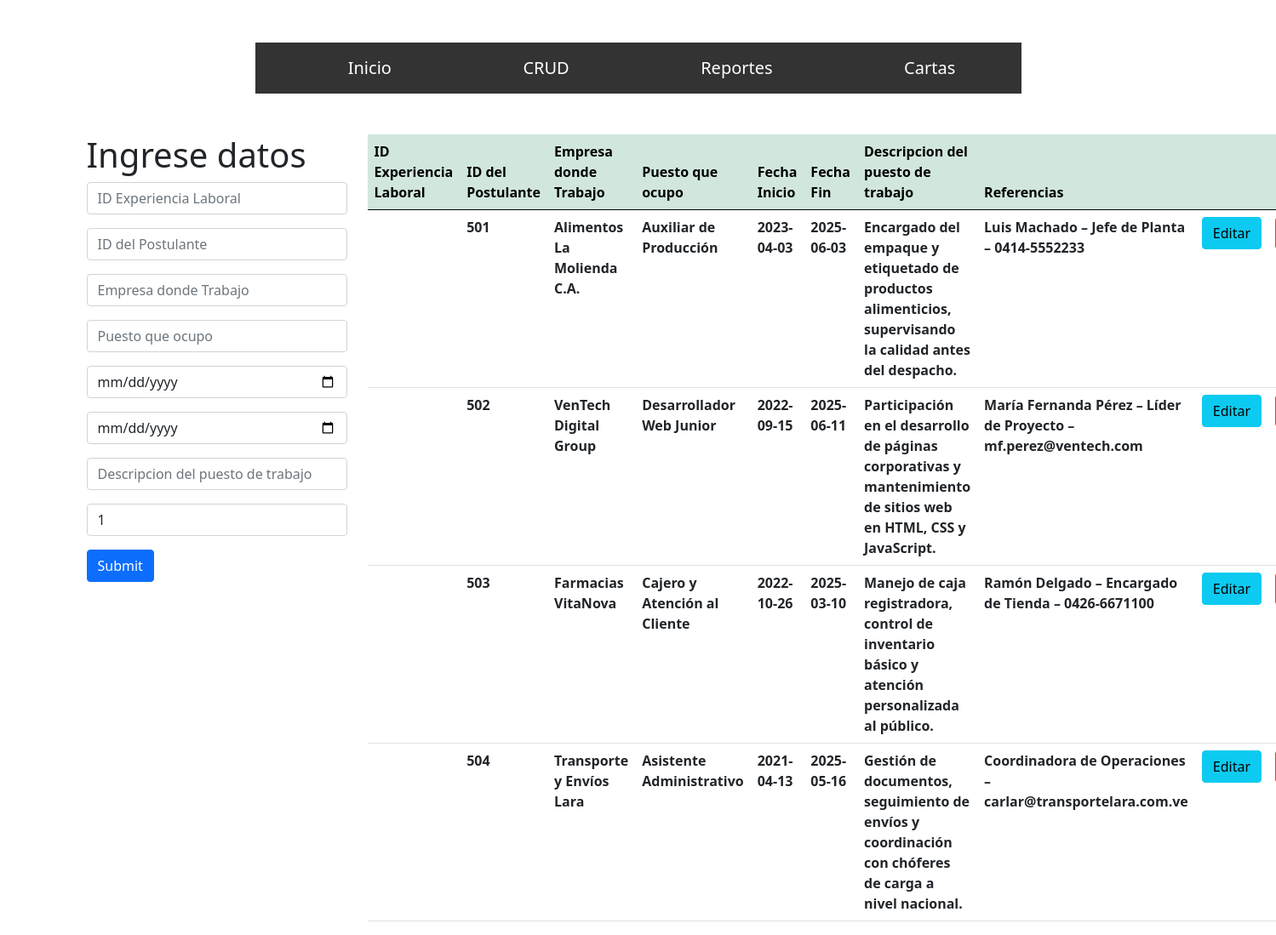
The app's page /entidades/experiencia_laboral/experiencia_laboral.php with its own data.
### tables this page shows
CREATE TABLE `experiencia_laboral` (
  `ID_expeLa` int(11) NOT NULL,
  `ID_postulante` int(11) NOT NULL,
  `Empresa_expeLa` varchar(255) NOT NULL,
  `Cargo_expeLa` varchar(255) NOT NULL,
  `Fecha_inicio_expeLa` date NOT NULL,
  `Fecha_fin_expeLa` date NOT NULL,
  `Descripcion_expeLa` text NOT NULL,
  `Referencia_expeLa` text NOT NULL
);

### entidades/experiencia_laboral/experiencia_laboral.php (the view, shortened to what this page needs)
<?php
    $con=conectar();
    $sql="SELECT *  FROM experiencia_laboral";
    $query=mysqli_query($con,$sql);
?>
<!DOCTYPE html>
<html lang="es">
    <head>
        <link href="stylo.css" rel="stylesheet">
        <link href="https://cdn.jsdelivr.net/npm/bootstrap@5.0.0-beta1/dist/css/bootstrap.min.css" rel="stylesheet">
    </head>
    <body>
    <nav class="nave">
            <ul class="menu_horizontal">
                <li> <a href="http://localhost/Empresa%20HG/principal_pag/paginaMain.php">Inicio</a> </li>
                <li>
                    <a href="http://localhost/Empresa%20HG/principal_pag/paginaMain.php">CRUD</a>
                </li>
                <li>
                    <a href="http://localhost/Empresa%20HG/principal_pag/paginaMain.php">Reportes</a>
                </li>
                <li>
                    <a href="http://localhost/Empresa%20HG/principal_pag/paginaMain.php">Cartas</a>
                </li>
            </ul>
         </nav>
            <div class="container mt-5">
                    <div class="row">
                        <div class="col-md-3">
                            <h1>Ingrese datos</h1>
                                <form action="insertar.php" method="POST">
                                    <input type="number" class="form-control mb-3" name="ID_expeLa" placeholder="ID Experiencia Laboral">
                                    <input type="number" class="form-control mb-3" name="ID_postulante" placeholder="ID del Postulante">
                                    <input type="text" class="form-control mb-3" name="Empresa_expeLa" placeholder="Empresa donde Trabajo">
                                    <input type="text" class="form-control mb-3" name="Cargo_expeLa" placeholder="Puesto que ocupo">
                                    <input type="date" class="form-control mb-3" name="Fecha_inicio_expeLa" placeholder="Fecha Inicio">
                                    <input type="date" class="form-control mb-3" name="Fecha_fin_expeLa" placeholder="Fecha Fin">
                                    <input type="text" class="form-control mb-3" name="Descripcion_expeLa" placeholder="Descripcion del puesto de trabajo">
                                    <input type="text" class="form-control mb-3" name="Referencia_expeLa" value="1" placeholder="Referencias">
                                    <input type="submit" class="btn btn-primary">
                                </form>
                        </div>
                        <div class="col-md-8">
                            <table class="table" >
                                <thead class="table-success table-striped" >
                                    <tr>
                                        <th>ID Experiencia Laboral</th>
                                        <th>ID del Postulante</th>
                                        <th>Empresa donde Trabajo</th>
                                        <th>Puesto que ocupo</th>
                                        <th>Fecha Inicio</th>
                                        <th>Fecha Fin</th>
                                        <th>Descripcion del puesto de trabajo</th>
                                        <th>Referencias</th>
                                        <th></th>
                                        <th></th>
                                    </tr>
                                </thead>
                                <tbody>
                                        <?php
                                            while($row=mysqli_fetch_array($query)){
                                        ?>
                                            <tr>
                                                <th><?php  echo $row['ID_expeLa"']?></th>
                                                <th><?php  echo $row['ID_postulante']?></th>
                                                <th><?php  echo $row['Empresa_expeLa']?></th>
                                                <th><?php  echo $row['Cargo_expeLa']?></th>
                                                <th><?php  echo $row['Fecha_inicio_expeLa']?></th>
                                                <th><?php  echo $row['Fecha_fin_expeLa']?></th>
                                                <th><?php  echo $row['Descripcion_expeLa']?></th>
                                                <th><?php  echo $row['Referencia_expeLa']?></th>
                                                <th><a href="actualizar.php?id=<?php echo $row['ID_expeLa"'] ?>" class="btn btn-info">Editar</a></th>
                                                <th><a href="delete.php?id=<?php echo $row['ID_expeLa"'] ?>" class="btn btn-danger">Eliminar</a></th>
                                            </tr>
                                        <?php
                                            }
                                        ?>
                                </tbody>
                            </table>
                        </div>
                    </div>
            </div>
    </body>
</html>

### entidades/experiencia_laboral/stylo.css (style rules this page uses)
* { margin: 0; padding: 0; box-sizing: border-box; }
.nave { max-width: 900px; margin:auto; background-color: #333; font-size: 20px; margin-top: 50px; }
.menu_horizontal { list-style: none; display: flex; justify-content: space-around; }
.menu_horizontal > li > a { display: block; padding: 15px 20px; color: white; text-decoration: none; }

### records on screen
experiencia_laboral: ID_postulante "501", Empresa_expeLa "Alimentos La Molienda C.A.", Cargo_expeLa "Auxiliar de Producción", Fecha_inicio_expeLa "2023-04-03", Fecha_fin_expeLa "2025-06-03", Descripcion_expeLa "Encargado del empaque y etiquetado de productos alimenticios, supervisando la calidad antes del despacho.", Referencia_expeLa "Luis Machado – Jefe de Planta – 0414-5552233"
experiencia_laboral: ID_postulante "502", Empresa_expeLa "VenTech Digital Group", Cargo_expeLa "Desarrollador Web Junior", Fecha_inicio_expeLa "2022-09-15", Fecha_fin_expeLa "2025-06-11", Descripcion_expeLa "Participación en el desarrollo de páginas corporativas y mantenimiento de sitios web en HTML, CSS y JavaScript.", Referencia_expeLa "María Fernanda Pérez – Líder de Proyecto – mf.perez@ventech.com"
experiencia_laboral: ID_postulante "503", Empresa_expeLa "Farmacias VitaNova", Cargo_expeLa "Cajero y Atención al Cliente", Fecha_inicio_expeLa "2022-10-26", Fecha_fin_expeLa "2025-03-10", Descripcion_expeLa "Manejo de caja registradora, control de inventario básico y atención personalizada al público.", Referencia_expeLa "Ramón Delgado – Encargado de Tienda – 0426-6671100"
experiencia_laboral: ID_postulante "504", Empresa_expeLa "Transporte y Envíos Lara", Cargo_expeLa "Asistente Administrativo", Fecha_inicio_expeLa "2021-04-13", Fecha_fin_expeLa "2025-05-16", Descripcion_expeLa "Gestión de documentos, seguimiento de envíos y coordinación con chóferes de carga a nivel nacional.", Referencia_expeLa "Coordinadora de Operaciones – carlar@transportelara.com.ve"
